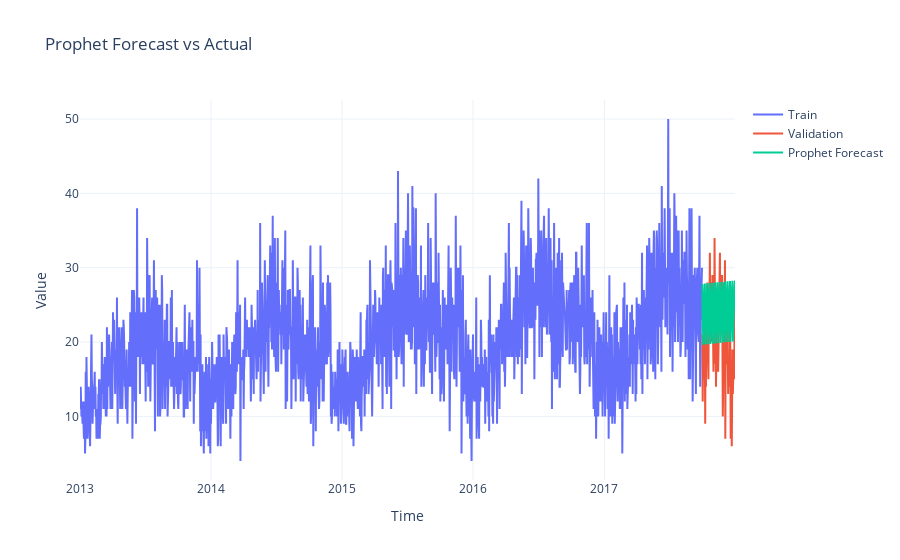

The cell this chart's notebook holds for it:
### Code cell
y_pred_flat = np.array(y_pred).flatten()

forecast_df = pd.DataFrame({
    'ds': val_prophet['ds'],
    'y': y_pred_flat
})

plot_forecasts(
    train=train_prophet,
    val=val_prophet,
    preds={'Prophet Forecast': forecast_df},
    time_col='ds',
    value_col='y',
    title="Prophet Forecast vs Actual"
)
